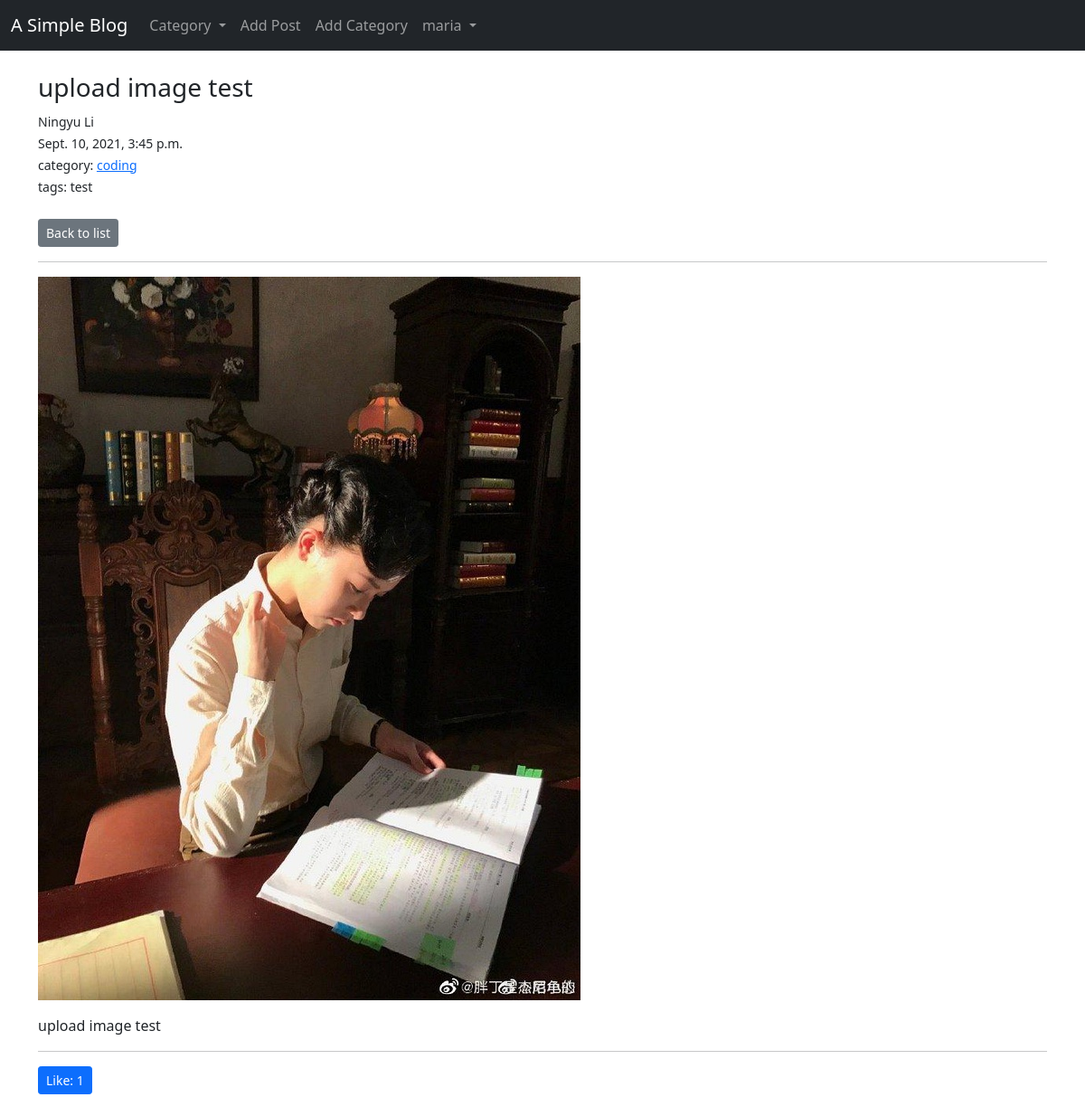
Screenshot of /article/35/ (signed in) with the database file from the repository.
### myBlog/models.py (models this page shows, shortened)
class Post(models.Model):
    title = models.CharField(max_length=255)
    author = models.ForeignKey(User, on_delete=CASCADE, null=False)
    tag = models.CharField(max_length=255)
    category = models.CharField(max_length=50, default="coding")
    body = RichTextField(blank=True, null=True)
    image = models.ImageField(null=True, blank=True, upload_to='images/')
    post_time = models.DateTimeField(auto_now_add=True)
    likes = models.ManyToManyField(User, related_name="like_list")
    class Meta:
        ordering = ['-post_time']
    def total_likes(self):
        return self.likes.count()

### myBlog/views.py (the view)
# urls.py: path('article/<int:pk>/', views.ArticleDetailView.as_view(),
class ArticleDetailView(generic.DetailView):
    model = Post
    template_name = 'myBlog/article_detail.html'
    def get_context_data(self, **kwargs):
        post = get_object_or_404(Post, pk=self.kwargs['pk'])
        liked = False
        if post.likes.filter(pk=self.request.user.id):
            liked = True
        context = super().get_context_data(**kwargs)
        context['liked'] = liked
        return context

### myBlog/context_processors.py (called while the page is built)
def get_category_list(request):
    category_list = Category.objects.all()
    return {
        'category_list': category_list,
    }

### myBlog/models.py (called while the page is built)
    def __str__(self):
        return self.name

### myBlog/templates/myBlog/article_detail.html (shortened to what this page needs)
{% extends 'base.html' %}
{% load static %}
 {% block body %}
<br>
<h3>{{ post.title }}</h3>
<small>{{ post.author.first_name }} {{ post.author.last_name }}</small>
<br />
<small>{{ post.post_time }}</small>
<br />
<small>category: <a href="{% url 'category_posts' post.category %}">{{ post.category }}</a></small>
<br />
<small>tags: {{ post.tag }}</small>
<br>
<br>
<a href="{% url 'home' %}" class="btn btn-secondary btn-sm">Back to list</a>
<hr>
{% if post.image %}
<img src="{{ post.image.url }}" alt="Post's image">
{% endif %}
<p>{{ post.body|safe }}</p>
<hr>
<form action="{% url 'like' post.pk %}" method="POST">
	<button class="{% if liked %} btn btn-danger btn-sm {% endif %} btn btn-primary btn-sm">Like:
		{{ post.total_likes }}</button>
</form>
<br>
{% endblock %}

### templates/base.html (shortened to what this page needs)
{% load static %}
<!DOCTYPE html>
<html lang="en">
<head>
	<link href="https://cdn.jsdelivr.net/npm/bootstrap@5.1.0/dist/css/bootstrap.min.css" rel="stylesheet"
 />
</head>
<body>
	<nav class="navbar navbar-expand-lg navbar-dark bg-dark">
		<div class="container-fluid">
			<a class="navbar-brand" href="{% url 'home' %}">A Simple Blog</a>
			<div class="collapse navbar-collapse" id="navbarNavAltMarkup">
				<div class="navbar-nav">
					<li class="nav-item dropdown">
						<a class="nav-link dropdown-toggle" href="#" id="navbarDropdown" role="button" data-bs-toggle="dropdown"
							aria-expanded="false">
							Category
						</a>
					</li>
					{% with url_name=request.resolver_match.url_name %}
					{% if request.user.is_authenticated %}
					<a class="nav-link {% if url_name == 'add_post' %}active{% endif %}" href="{% url 'add_post' %}">Add Post</a>
					<a class="nav-link {% if url_name == 'add_category' %}active{% endif %}" href="{% url 'add_category' %}">Add
						Category</a>
					<li class="nav-item dropdown">
						<a class="nav-link dropdown-toggle" href="#" id="navbarDropdown" role="button" data-bs-toggle="dropdown"
							aria-expanded="false">
							{{ request.user }}
						</a>
					</li>
					{% else %}
					<a class="nav-link {% if url_name == 'login' %}active{% endif %}" href="{% url 'login' %}">Login</a>
					<a class="nav-link {% if url_name == 'register' %}active{% endif %}" href="{% url 'register' %}">Register</a>
					{% endif %}
					{% endwith %}
				</div>
			</div>
		</div>
	</nav>
	<div class="container">{% block body %} {% endblock %}</div>
</body>
</html>

### rows the page displays
Post: title "upload image test", author.first_name "Ningyu", author.last_name "Li", post_time "Sept. 10, 2021, 3:45 p.m.", category "coding", tag "test", image (picture), body "upload image test", total_likes "1"

### other values shown
{{ request.user }} "maria"
